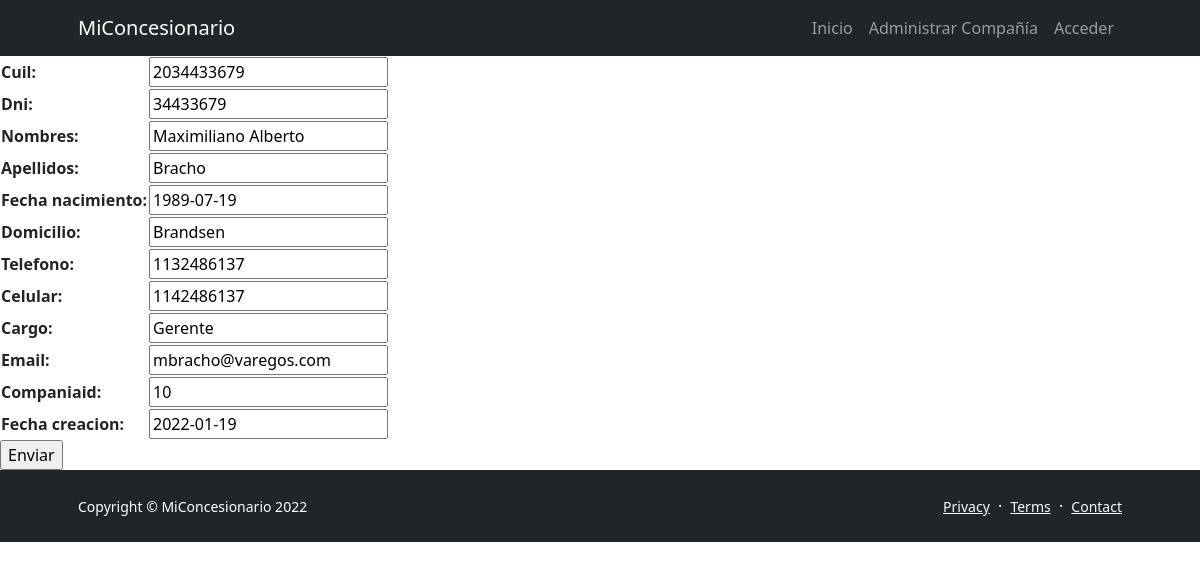
The app's page /ManageCompany/empleado_editar/1/ with its own data.
### ManageCompany/models.py (models this page shows)
class Empleado(models.Model):
    cuil=models.CharField('cuil',max_length=11)
    dni=models.IntegerField()
    nombres=models.CharField('nombres',max_length=50)
    apellidos=models.CharField('apellidos',max_length=50)
    fecha_nacimiento=models.DateField('01/01/1990', auto_now=False, auto_now_add=False)
    domicilio=models.CharField('domicilio',max_length=100)
    telefono=models.CharField('telefono',max_length=20)
    celular=models.CharField('celular',max_length=20)
    cargo=models.CharField('cargo',max_length=50)
    email=models.EmailField()
    companiaId=models.IntegerField()
    fecha_creacion=models.DateField(auto_now_add=True)
    activo=models.BooleanField()

### ManageCompany/views.py (the view)
# urls.py: path('empleado_editar/<id_empleado>/',views.empleado_editar, name="Editar Empleado"),
def empleado_editar(request,id_empleado):
    empleado = Empleado.objects.get(id=id_empleado)
    if(request.method == 'POST'):
        formulario = EmpleadoFormulario(request.POST)
        print(formulario)
        if formulario.is_valid():
            datos = formulario.cleaned_data
            empleado.cuil=datos["cuil"]
            empleado.dni=datos["dni"]
            empleado.nombres=datos["nombres"]
            empleado.apellidos=datos["apellidos"]
            empleado.fecha_nacimiento=datos["fecha_nacimiento"]
            empleado.domicilio=datos["domicilio"]
            empleado.telefono=datos["telefono"]
            empleado.celular=datos["celular"]
            empleado.cargo=datos["cargo"]
            empleado.email=datos["email"]
            empleado.companiaId=datos["companiaId"]
            empleado.fecha_creacion=datos["fecha_creacion"]
            empleado.save()
        empleados= Empleado.objects.all()
        contexto = {"empleados":empleados}
        return render(request,"ManageCompany/empleado_listar.html",contexto)
    else:
        formulario = EmpleadoFormulario(initial={
            "cuil":empleado.cuil,
            "dni":empleado.dni,
            "nombres":empleado.nombres,
            "apellidos":empleado.apellidos,
            "fecha_nacimiento":empleado.fecha_nacimiento,
            "domicilio":empleado.domicilio,
            "telefono":empleado.telefono,
            "celular":empleado.celular,
            "cargo":empleado.cargo,
            "email":empleado.email,
            "companiaId":empleado.companiaId,
            "fecha_creacion":empleado.fecha_creacion
        })
        return render(request, "managecompany/empleado_editar.html",{"form": formulario, "id_empleado": empleado.id})

### ManageCompany/forms.py
class EmpleadoFormulario(forms.Form):
    cuil=forms.CharField(max_length=11)
    dni=forms.IntegerField()
    nombres=forms.CharField(max_length=50)
    apellidos=forms.CharField(max_length=50)
    fecha_nacimiento=forms.DateField()
    domicilio=forms.CharField(max_length=100)
    telefono=forms.CharField(max_length=20)
    celular=forms.CharField(max_length=20)
    cargo=forms.CharField(max_length=50)
    email=forms.EmailField()
    companiaId=forms.IntegerField()
    fecha_creacion=forms.DateField()

### templates/managecompany/empleado_editar.html (shortened to what this page needs)
{% extends 'base.html' %}
{% block content %}
<form action ="{% url 'Editar Empleado' id_empleado %}" method="POST">{% csrf_token %}
    <table>
        {{form.as_table}}
    </table>
    <input type="submit", value="Enviar">
</form>
{% endblock %}

### records on screen
Empleado: cuil "2034433679", dni "34433679", nombres "Maximiliano Alberto", apellidos "Bracho", fecha_nacimiento "1989-07-19", domicilio "Brandsen", telefono "1132486137", celular "1142486137", cargo "Gerente", email "mbracho@varegos.com", companiaId "10", fecha_creacion "2022-01-19"
